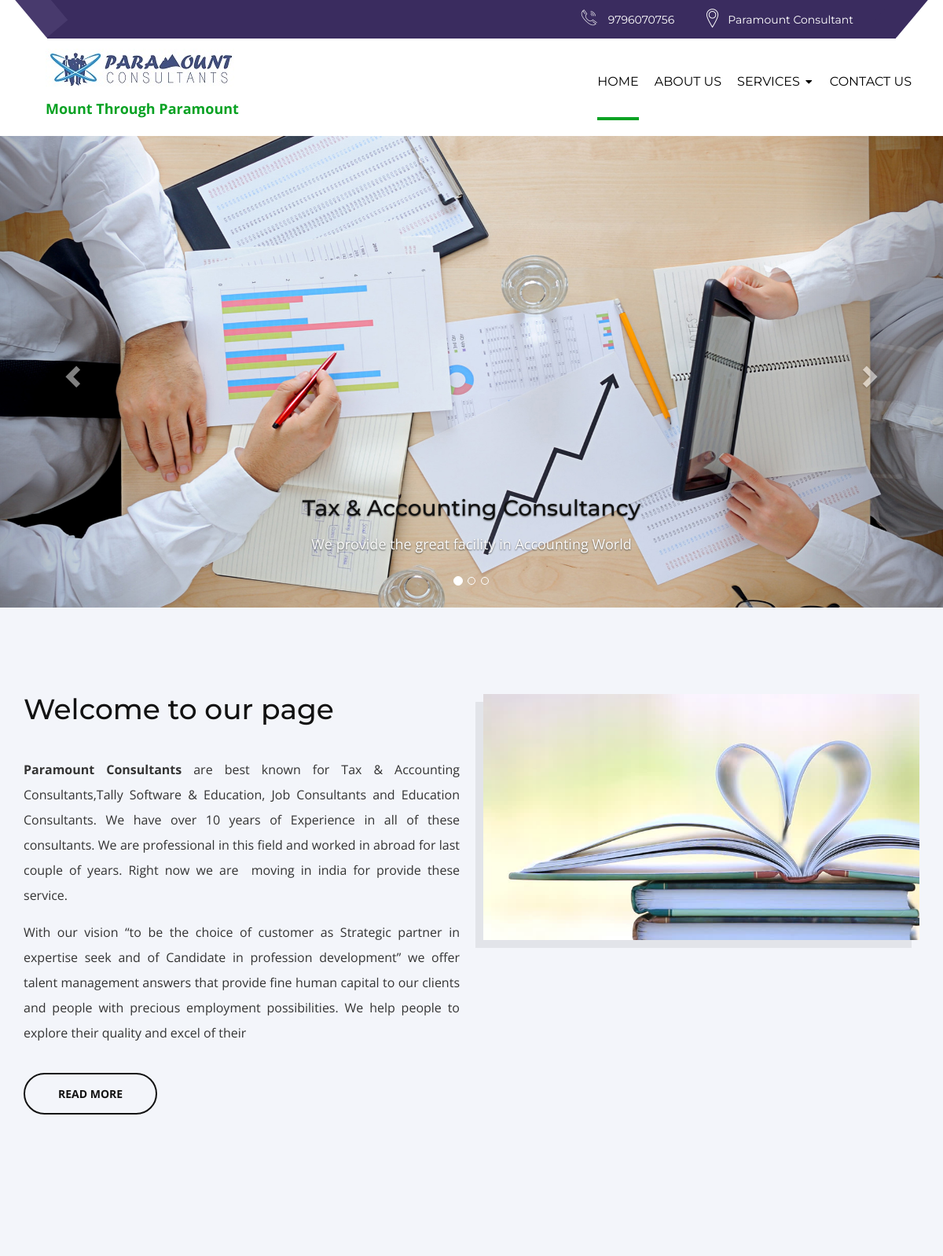
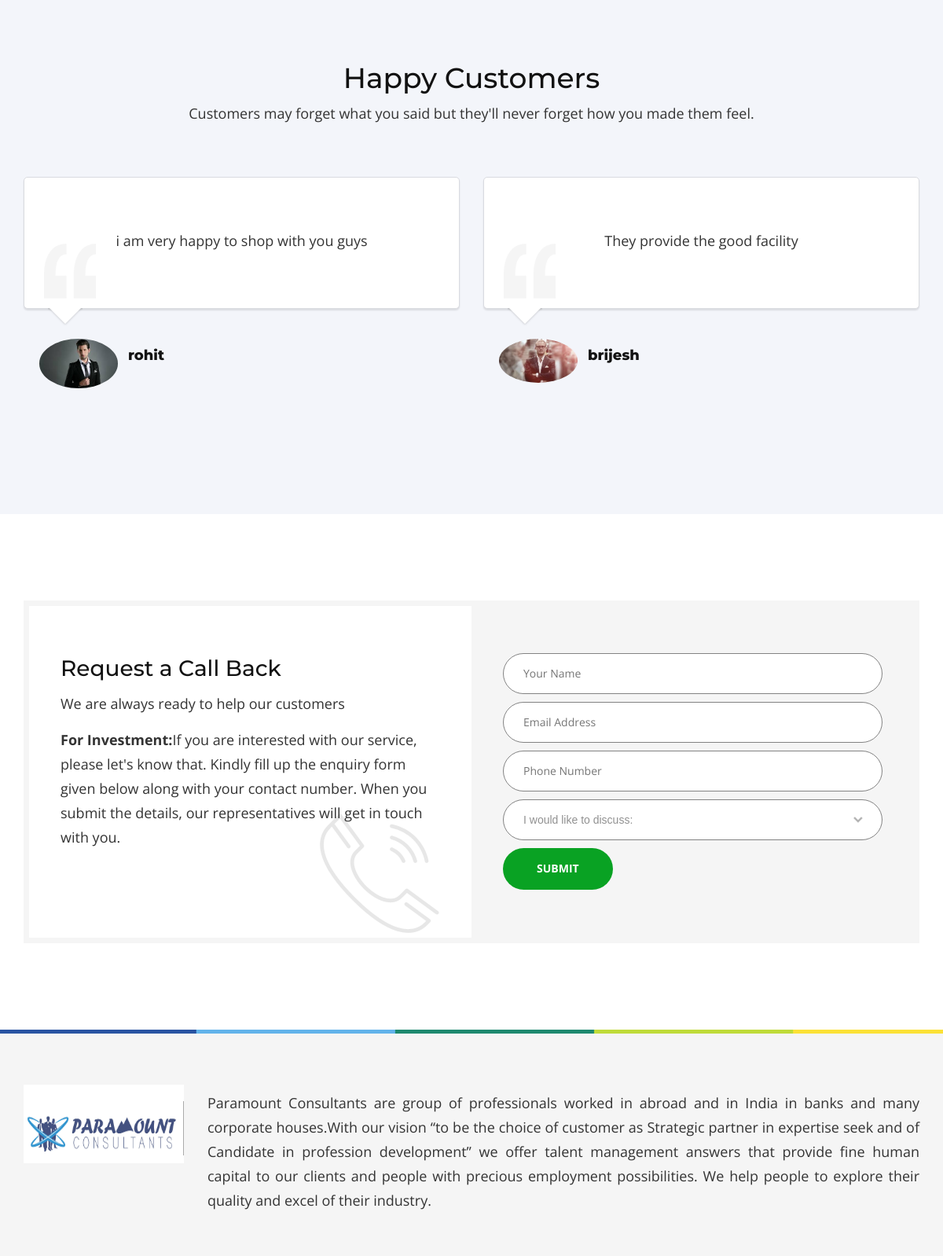
The page / (upper part) on the database its author committed (2 pictures, top to bottom).
### tables this page shows
CREATE TABLE `pages` (
  `id` int(255) NOT NULL,
  `title` varchar(255) NOT NULL,
  `parent` varchar(255) NOT NULL,
  `content` text NOT NULL,
  `image` text NOT NULL,
  `slug` varchar(255) NOT NULL,
  `created_date` datetime DEFAULT NULL,
  `updated_date` datetime DEFAULT NULL
);

CREATE TABLE `banner` (
  `b_id` int(255) NOT NULL,
  `name` text NOT NULL,
  `content` text NOT NULL,
  `image` varchar(255) NOT NULL
);

CREATE TABLE `welcome` (
  `w_id` int(255) NOT NULL,
  `title` varchar(255) NOT NULL,
  `image` text NOT NULL,
  `content` text NOT NULL
);

CREATE TABLE `hap_customer` (
  `h_id` int(255) NOT NULL,
  `title` varchar(255) NOT NULL,
  `image` text NOT NULL,
  `content` text NOT NULL
);

### index.php (the view, shortened to what this page needs)
 <!DOCTYPE html>
<html lang="en" class="no-js">
			<?php
			include("include/header.php");
			?>
           <section class="cd-hero">
			<!DOCTYPE html>
<html lang="en">
<body>
<div class="container1">
  <div id="myCarousel" class="carousel slide" data-ride="carousel">
    <ol class="carousel-indicators">
      <li data-target="#myCarousel" data-slide-to="0" class="active"></li>
      <li data-target="#myCarousel" data-slide-to="1"></li>
      <li data-target="#myCarousel" data-slide-to="2"></li>
    </ol>
    <div class="carousel-inner">
	<?php
	$i=0;
	$query="select * from banner";
			$run=mysql_query($query);
			while($row=mysql_fetch_array($run))
			{
				?>
      <div class="item <?php if($i==0){echo 'active';}?>">
        <img src="images/<?php echo $row['image'];?>" alt="Los Angeles" style="width:100%; height:600px;">
        <div class="carousel-caption">
          <h3><?php echo $row['name'];?></h3>
          <p><?php echo $row['content'];?></p>
        </div>
      </div>
			<?php $i++; }?>
    </div>
    <a class="left carousel-control" href="#myCarousel" data-slide="prev">
      <span class="glyphicon glyphicon-chevron-left"></span>
    </a>
    <a class="right carousel-control" href="#myCarousel" data-slide="next">
      <span class="glyphicon glyphicon-chevron-right"></span>
    </a>
  </div>
</div>
</body>
</html>
			</section>
            <section class="bg-blue">
				<div class="container">
					<div class="row">
						<div class="col-md-6 animate fadeInLeft" style="text-align:justify;">
						<?php
						$query1="select * from welcome";
						$run1=mysql_query($query1);
						$row1=mysql_fetch_array($run1);?>
							<h2><?php echo $row1['title'];?></h2>
							<div class="height-10"></div>
							<p align="justify"><?php echo substr($row1['content'],0,800);?></p>
							<div class="height-20"></div>
							<a href="fullwelcome.php" class="btn btn-bordered-dark" data-text="read more">read more</a>
							<div class="height-40"></div>
						</div>
						<div class="col-md-6 animate fadeInRight">
							<div class="video-widget">
								<img src="images/<?php echo $row1['image'];?>" class="img-shadow" alt="">
							</div>
						</div>
					</div>
				</div>
			</section>
			<?php
			include("include/testimonial.php");
			?>
            <section>
				<div class="container">
					<div class="request-a-callback clearfix animate fadeInUp">
						<div class="request-a-callback-content">
							<h3>Request a Call Back</h3>
							<p>We are always ready to help our customers</p>
							<p><strong>For Investment:</strong>If you are interested with our service, please let's know that. Kindly fill up the enquiry form given below along with your contact number. When you submit the details, our representatives will get in touch with you.</p>
						</div>
						<div class="request-a-callback-form">
							<form action="mail2.php">
								<input type="text"  name="name" placeholder="Your Name">
								<input type="text" name="email" placeholder="Email Address">
								<input type="text" name="mobile" placeholder="Phone Number">
								<div class="styled-select">
									<select name="consult">
									</select>
								</div>
								<input type="submit"  name="submit" data-text="submit" class="btn btn-primary"></button>
							</form>
						</div>
					</div>
				</div>
			</section>
			<?php
			include("include/footer.php");
			?>
    </body>
</html>

### include/header.php (shortened to what this page needs)
  <head>
	<link rel="stylesheet" href="css/bootstrap.css">
	<link rel="stylesheet" href="css/advisor.css">
	<link rel="stylesheet" href="css/plugins.css">
	<link rel="stylesheet" href="css/color-default.css">
	<link rel="stylesheet" href="css/hero-slider.css">
	<link rel="stylesheet" href="css/responsive.css">
</head>
    <body class="fixed-header">
 <header id="header">
				<div class="container">
					<div class="top-bar clearfix">
						<ul>
							<li><i class="icon-telephone114"></i>9796070756</li>
							<li><i class="icon-icons74"></i> Paramount Consultant</li>
						</ul>
					</div>
					<div class="header clearfix">
						<a href="index.php" class="logo" style="margin-top:-19px;"><img src="images/logo11.jpg" alt=""><p><b>Mount Through Paramount</b></p></a>
						<nav class="main-nav navbar-collapse collapse" id="primary-nav">
							<ul class="nav nav-pills">
								<li class="dropdown active"><a href="index.php">Home</a>
									</li>
								<?php
										$query="select * from pages where parent='0'";
										$run=mysql_query($query)or die(mysql_error());
										while($row=mysql_fetch_array($run))
										{
										$sql = 	"select * from pages where parent='".$row['id']."'";
										$run1=mysql_query($sql)or die(mysql_error());
										$count = mysql_num_rows($run1);
										if($count>0){?>
										<li class="dropdown"><a href=""><?php echo $row['title'];?><i class="fa fa-caret-down"></i></a>
								</li>
										<?php }else{?>
											<li><a href="page.php?id=<?php echo $row['slug'];?>"><?php echo $row['title'];?></a></li>
										<?php }
										}
										?>
								<li class="dropdown"><a href="contact_us.php">Contact Us</a>
								</li>
							</ul>
						</nav>
					</div>
                </div>
            </header>

### include/testimonial.php
<section class="bg-blue">
				<div class="container">
					<div class="heading text-center animate bounceIn">
						<h2>Happy Customers</h2>
						<p>Customers may forget what you said but they'll never forget how you made them feel.</p>
					</div>
					<div class="row">
					<?php
					$query="select * from hap_customer";
					$run=mysql_query($query);
					while($row=mysql_fetch_array($run))
					{?>
						<div class="col-md-6">
							<div class="testimonial animate fadeInUp">
								<div class="testimonial-content">
									<p><?php echo $row['content'];?></p>
								</div>
								<div class="row">
									<div class="col-md-6">
										<div class="testimonials-author">
											<img class="img-circle" src="images/<?php echo $row['image'];?>" width="100" alt="">
											<p><?php echo $row['title'];?></p>
										</div>
									</div>
								</div>
							</div>
						</div>
					<?php }?>
					</div>
				</div>
			</section>

### css/advisor.css (style rules this page uses)
* { margin:0; padding:0; border:0; outline:0; text-decoration:none; }
.bg-blue { background:#f3f5fa; }
.heading h1, .heading h2 { margin-bottom:10px }
.img-shadow { -webkit-box-shadow: -10px 10px 0px 0px rgba(226,228,233,1);-moz-box-shadow: -10px 10px 0px 0px rgba(226,228,233,1);box-shadow: -10px 10px 0px 0px rgba(226,228,233,1); }
img { max-width:100%; }
.height-10 { height: 10px; }
.height-20 { height: 20px; }
.height-40 { height: 40px; }
#header { right: 0;top: 0;z-index: 300;left: 0; }
#header .top-bar { background:#323946; color:#fff; margin:0 30px; padding:0 20px; position:relative; height:49px; }
#header .top-bar:before { position:absolute; left:-30px; top:-33px; width:35px; height:79px; content:""; background:#404856;-ms-transform: rotate(-40deg);-webkit-transform: rotate(-40deg);transform: rotate(-40deg); }
#header .top-bar:after { position:absolute; right:-30px; top:-33px; width:35px; height:79px; content:""; background:#323946;-ms-transform: rotate(40deg);-webkit-transform: rotate(40deg);transform: rotate(40deg); }
#header .top-bar ul { float:right; }
#header .top-bar ul li { float:left; list-style:none; font-size:14px; margin:15px 34px 14px; position:relative; }
#header .top-bar ul li i { font-size:20px; position:absolute; left:-34px; top:-3px; }
#header .top-bar ul li i.icon-icons74 { font-size:27px;top: -5px; }
#header .header, #header .header .logo, #header .search-btn { -webkit-transition: all 0.4s ease 0s;-moz-transition: all 0.4s ease 0s;-ms-transition: all 0.4s ease 0s;-o-transition: all 0.4s ease 0s;transition: all 0.4s ease 0s; }
#header .main-nav { float:right; padding:0; }
@media (min-width: 767px) { #header .main-nav li { margin:0 10px; } }
@media (min-width: 767px) { #header .main-nav li a { display: block; font-size: 16px; padding: 15px 0 6px; position: relative; text-transform: uppercase;line-height: 79px; color:#000; border-bottom:4px solid transparent;-webkit-transition: all 0.4s ease 0s;-moz-transition: all 0.4s ease 0s;-ms-transition: all 0.4s ease 0s;-o-transition: all 0.4s ease 0s;transition: all 0.4s ease 0s; } }
@media (min-width: 767px) { #header .main-nav li a i { font-size: 14px; margin-left: 5px; text-align: center; width: 13px; } }
#header .logo { float:left; margin:28px; }
@media (min-width: 992px) { .fixed-header #header { position:absolute; } }
@media (min-width: 992px) { .fixed-header .main-banner, .fixed-header .subpage-header, .fixed-header .cd-hero { margin-top:153px; } }
.video-widget { position:relative; }
.video-widget img { width:100%; }
.testimonial { margin:50px 0; }
.testimonial-content { margin-bottom:38px; padding:65px 40px 70px; background:url(../images/testimonial-quote.png) no-repeat 25px 87% #fff; text-align:center; border-radius:5px; border:1px solid #d9dbe0; position:relative;-webkit-box-shadow: 0 2px 2px 0 rgba(0, 0, 0, 0.10);-moz-box-shadow: 0 2px 2px 0 rgba(0, 0, 0, 0.10);box-shadow: 0 2px 2px 0 rgba(0, 0, 0, 0.10); }
.testimonial-content:before { position:absolute; left:30px; bottom:-23px; background:url(../images/testimonial-pointer.png) no-repeat 0 0; width:44px; height:23px; content:""; }
.testimonial-content p { margin:0; }
.testimonials-author { padding-left: 20px; }
.testimonials-author img { float:left; margin-right:13px; }
.testimonials-author p { line-height: 21px;padding: 11px 0 0; color:#131313; font-family:"Montserrat",sans-serif;font-weight: 800; }
.request-a-callback { background:#f5f5f5; padding:7px; }
.request-a-callback-content { background: url(../images/reciver-icon.png) no-repeat 90% 98% #fff; padding:64px 40px; float:left; width:50%;min-height: 422px; }
.request-a-callback-form { padding:60px 40px; float:left; width:50%;min-height: 422px; }

### css/color-default.css (style rules this page uses)
a { color: #09a223; }
#header .main-nav li a:hover, #header .main-nav li.active a { border-color:#09a223 }
.btn-primary { background-color: #09a223; }
#header .top-bar:after, #header .top-bar { background:#3a2c5f; }
#header .top-bar:before, #header .top-bar p, #header .top-bar p:after { background:#483a6d; }

### css/hero-slider.css (style rules this page uses)
.cd-hero { position: relative; padding:0; -webkit-font-smoothing: antialiased; -moz-osx-font-smoothing: grayscale; }

### include/header.php (style rules this page uses)
body { padding-top: 20px; }

### rows shown on the page
pages: title "ABOUT US"
pages: title "SERVICES"
banner: image (picture), name "Tax & Accounting Consultancy", content "We provide the great facility in Accounting World"
welcome: title "Welcome to our page", content "Paramount Consultants are best known for Tax & Accounting Consultants,Tally Software & Education, Job Consultants and Education Consultants. We have over 10 years of Experience in all of these consultants. We are professional in this field and worked in abroad for last couple of years. Right now we are moving in india for provide these service. With our vision “to be the choice of customer as Strategic partner in expertise seek and of Candidate in profession development” we offer talent management answers that provide fine human capital to our clients and people with precious employment possibilities. We help people to explore their quality and excel of their", image (picture)
hap_customer: content "i am very happy to shop with you guys", image (picture), title "rohit"
hap_customer: content "They provide the good facility", image (picture), title "brijesh"
